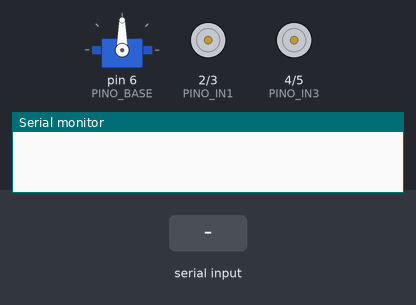
This sketch was run on a simulated Arduino Uno, built with avr-gcc and run on an emulated ATmega328P. Shown: servo, motor-driver pin pairs drawn as motors (green arrow = first pin HIGH = forward, orange = second pin HIGH = backward, longer = more drive), the last lines printed to the serial monitor. The test bench sets the inputs (shaded band).

Above: at 1.2 s.
1.3 s: byte 1 (1) received over Serial
At 2.1 s:
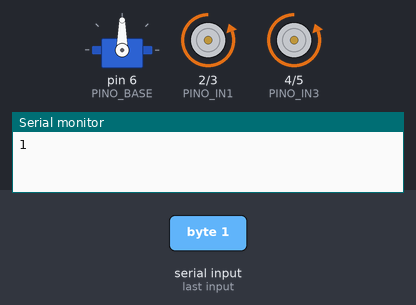
2.8 s: byte 2 (2) received over Serial
At 3.2 s:
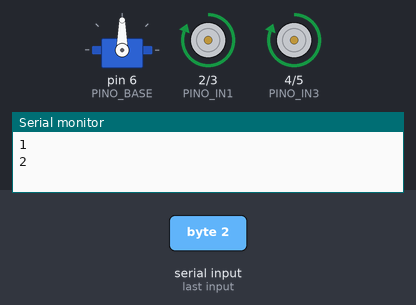
4.3 s: byte 3 (3) received over Serial
At 5.5 s:
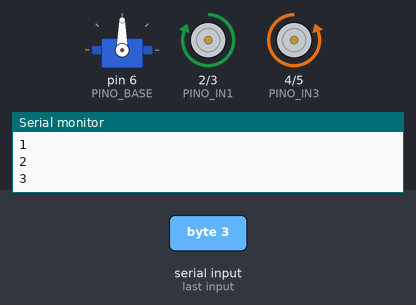
5.8 s: byte 4 (4) received over Serial
At 6.7 s:
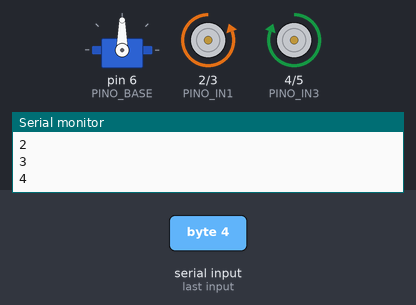
7.3 s: byte 5 (5) received over Serial
At 7.9 s:
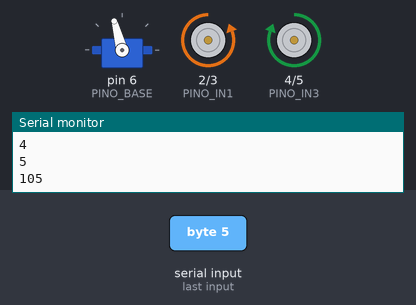
8.8 s: byte 0 (0) received over Serial
At 10.2 s:
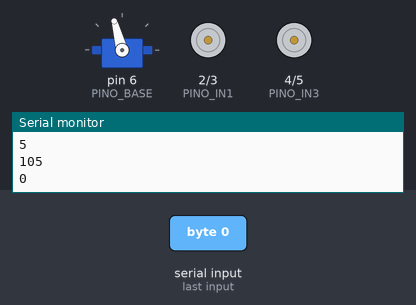
Timing chart, 0 to 11.3 s (numbered marks = the images above; inputs shaded):
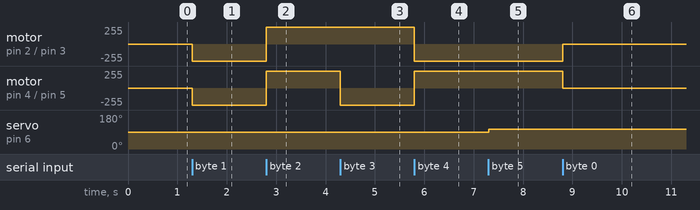

Measured:
- after the input at 1.3 s, motor on pin 2 (PINO_IN1) / pin 3 (PINO_IN2), motor on pin 4 (PINO_IN3) / pin 5 (PINO_IN4): stopped → backward 255/255 at once
- after the input at 2.8 s, motor on pin 2 (PINO_IN1) / pin 3 (PINO_IN2), motor on pin 4 (PINO_IN3) / pin 5 (PINO_IN4): backward 255/255 → forward 255/255 at once
- after the input at 4.3 s, motor on pin 4 (PINO_IN3) / pin 5 (PINO_IN4): forward 255/255 → backward 255/255 at once
- after the input at 5.8 s, motor on pin 2 (PINO_IN1) / pin 3 (PINO_IN2): forward 255/255 → backward 255/255 at once; motor on pin 4 (PINO_IN3) / pin 5 (PINO_IN4): backward 255/255 → forward 255/255 at once
- after the input at 7.3 s, servo on pin 6 (PINO_BASE): 90° → 105° at once
- after the input at 8.8 s, motor on pin 2 (PINO_IN1) / pin 3 (PINO_IN2): backward 255/255 → stopped at once; motor on pin 4 (PINO_IN3) / pin 5 (PINO_IN4): forward 255/255 → stopped at once

The sketch:

Arduino-Controller.ino
```cpp
#include <Servo.h>
#define PINO_IN1 2
#define PINO_IN2 3
#define PINO_IN3 4
#define PINO_IN4 5

#define PULSE_SEVO 15
#define PINO_BASE 6

/*#define PINO_ 7
#define PINO_BASE 8
#define PINO_BASE 9*/

Servo base;

int baseAngle = 90;

int comando;
int comandoArm = -1;

void setup() {
  //Serial Begin
  Serial.begin(9600);

  //Zera o Servo
  servoDefault();

  //Configura os pinos
  pinMode(PINO_IN1, OUTPUT);
  pinMode(PINO_IN2, OUTPUT);
  pinMode(PINO_IN3, OUTPUT);
  pinMode(PINO_IN4, OUTPUT);

  base.attach(PINO_BASE);

}

void loop() {
  comando = Serial.read();
  if(comando != -1){
    Serial.println(comando);
    comandoArm = comando;
  }
  interpreter(comandoArm);
}

void interpreter(int comando){
  if(comando == 1){ //Frente

    digitalWrite(PINO_IN1, LOW);
    digitalWrite(PINO_IN2, HIGH);
    digitalWrite(PINO_IN3, LOW);
    digitalWrite(PINO_IN4, HIGH);

  }
  if(comando == 2){ //Trás
    digitalWrite(PINO_IN1, HIGH);
    digitalWrite(PINO_IN2, LOW);
    digitalWrite(PINO_IN3, HIGH);
    digitalWrite(PINO_IN4, LOW);
  }
  if(comando == 3){ //Esq
    digitalWrite(PINO_IN1, HIGH);
    digitalWrite(PINO_IN2, LOW);
    digitalWrite(PINO_IN3, LOW);
    digitalWrite(PINO_IN4, HIGH);
  }
  if(comando == 4){ //Dir
    digitalWrite(PINO_IN1, LOW);
    digitalWrite(PINO_IN2, HIGH);
    digitalWrite(PINO_IN3, HIGH);
    digitalWrite(PINO_IN4, LOW);
  }
  if(comando == 5 && (baseAngle+PULSE_SEVO) <= 180){ //Base Para esq
    baseAngle += PULSE_SEVO;
    base.write(baseAngle);
    Serial.println(baseAngle);
    comandoArm = -1;
  }
  if(comando == 6 && (baseAngle-PULSE_SEVO) >= 0){ //Base Para dir
    baseAngle -= PULSE_SEVO;
    base.write(baseAngle);
    Serial.println(baseAngle);
    comandoArm = -1;
  }
  if(comando == 0){ //Parar
    disableAll();
  }
}

void servoDefault(){
  base.write(baseAngle);
}

void disableAll(){
  //Para todos os motores
  digitalWrite(PINO_IN1, LOW);
  digitalWrite(PINO_IN2, LOW);
  digitalWrite(PINO_IN3, LOW);
  digitalWrite(PINO_IN4, LOW);
}
```
